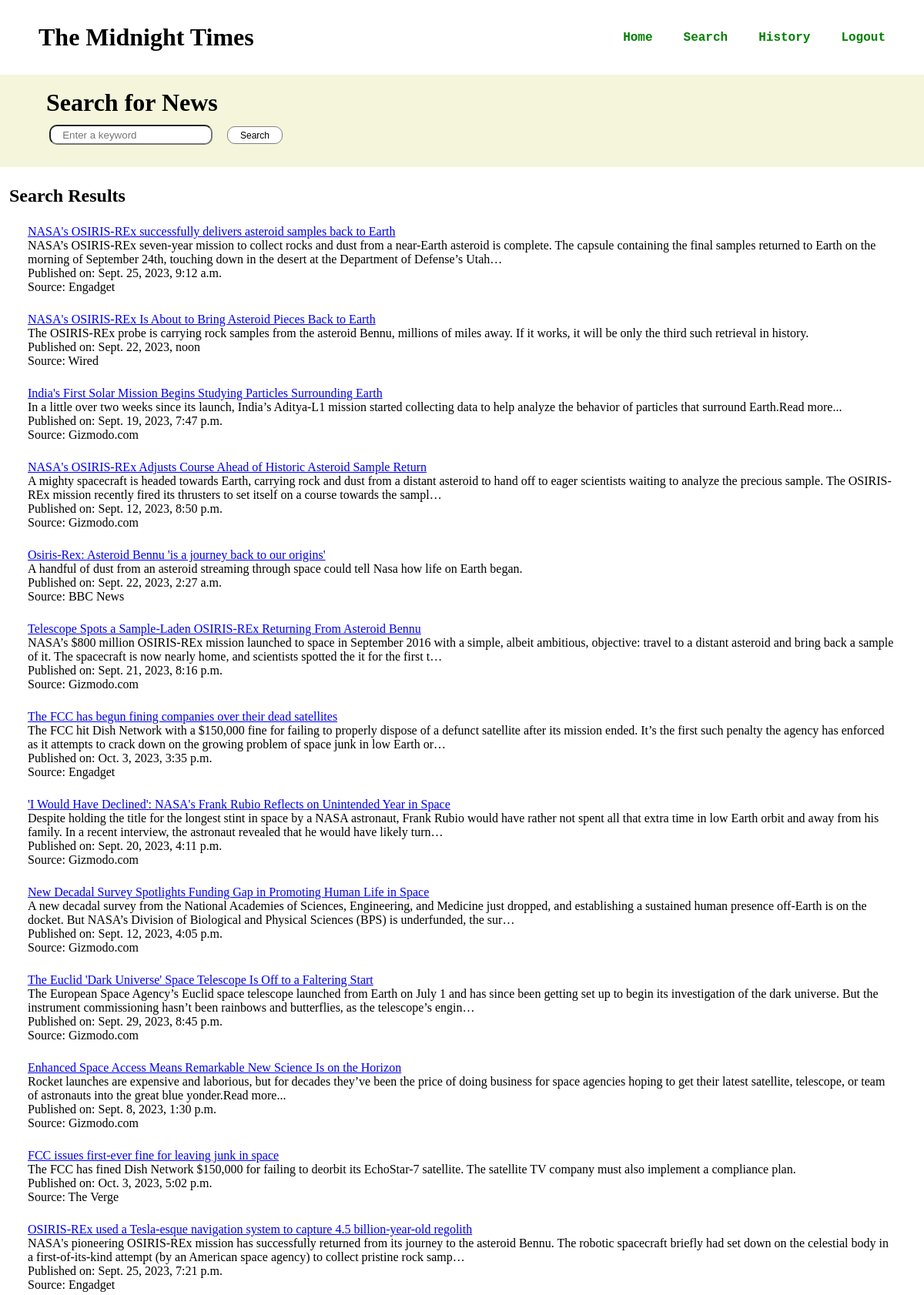
Page /search/3/ (signed in, upper part) on the committed database.
### searchapp/models.py (models this page shows, shortened)
class SearchResult(models.Model):
    query = models.ForeignKey(SearchQuery, on_delete=models.CASCADE)
    title = models.CharField(max_length=255)
    description = models.TextField()
    publishedAt = models.DateTimeField()
    source_name = models.CharField(max_length=255)
    source_category = models.CharField(max_length=255)
    source_language = models.CharField(max_length=10)
    source_url = models.URLField()

### searchapp/views.py (the view)
# urls.py: path('search/', views.search, name='search'),
@login_required(login_url='login')
def search(request, query_id=None):
    if request.method == 'POST':
        form = SearchForm(request.POST)
        if form.is_valid():
            query_text = form.cleaned_data['query']
            user = request.user
            recent_search = check_recent_search(query_text, user)
            if not recent_search:
                search_results = perform_search(query_text)
                search_query = SearchQuery(query=query_text, user=user)
                search_query.save()
                for result in search_results:
                    search_result = SearchResult(
                        query=search_query,
                        title=result['title'],
                        description=result['description'],
                        publishedAt=result['publishedAt'],
                        source_name=result['source']['name'],
                        source_category=result['source'].get('category', ''),
                        source_language=result['source'].get('language', ''),
                        source_url=result['url']
                    )
                    search_result.save()
                    result['source_url'] = result['url']
                    result['source_name'] = result['source']['name']
                return render(request, 'searchapp/search.html', {'search_results': search_results, 'search_query_id': query_id})
            else:
                search_results = SearchResult.objects.filter(query=recent_search)
                message = "You've made this query recently. Here are the results from your previous search:"
                return render(request, 'searchapp/search.html', {'search_results': search_results, 'message': message})
    elif query_id:
        search_query = get_object_or_404(SearchQuery, pk=query_id, user=request.user)
        search_results = SearchResult.objects.filter(query=search_query)
        return render(request, 'searchapp/search.html', {'search_results': search_results, 'search_query': search_query})
    else:
        form = SearchForm()
    return render(request, 'searchapp/search.html', {'form': form})

### searchapp/templates/searchapp/search.html (shortened to what this page needs)
{% extends 'base.html' %}
{% block content %}
    <div>
        <div id="searchform">
            <h1>Search for News</h1>
            <form method="post">
                <input type="text" name="query" placeholder="Enter a keyword">
                <button type="submit">Search</button>
            </form>
        </div>
    <div class="search-results">
        {% if search_results %}
            <h2>Search Results</h2>
            <ul class="searchlist">
                {% for result in search_results %}
                    <li id="listitem">
                        <a href="{{ result.source_url }}" target="_blank">{{ result.title }}</a>
                        <p>{{ result.description }}</p>
                        <p>Published on: {{ result.publishedAt }}</p>
                        <p>Source: {{ result.source_name }}</p>
                    </li>
                {% endfor %}
            </ul>
        {% endif %}
    </div>
    </div>
{% endblock %}

### searchapp/static/news_search/css/base.css (style rules this page uses)
* { margin: 0; padding: 0; box-sizing: border-box; }
html, body { width: 100%; height: 100%; }
#searchform { width: 100%; background-color: beige; padding: 1.5vw 5vw; }
#searchform input { margin: .3vw; padding: .3vw 1.3vw; border-radius: 10px; }
.search-results { padding: 2vw 1vw; }
#searchform button { margin: 1vw; padding: .3vw 1.3vw; border-radius: 10px; border: 1px solid gray; background-color: white; font-size: 1vw; font-weight: 500; }
.searchlist { padding: 1vw; }
#listitem { border-radius: 5px; box-shadow: inset; padding: 1vw; list-style: none; }

### rows in the picture
SearchResult: title "NASA's OSIRIS-REx successfully delivers asteroid samples back to Earth", description "NASA’s OSIRIS-REx seven-year mission to collect rocks and dust from a near-Earth asteroid is complete. The capsule containing the final samples returned to Earth on the morning of September 24th, touching down in the desert at the Department of Defense’s Utah…", publishedAt "Sept. 25, 2023, 9:12 a.m.", source_name "Engadget"
SearchResult: title "NASA's OSIRIS-REx Is About to Bring Asteroid Pieces Back to Earth", description "The OSIRIS-REx probe is carrying rock samples from the asteroid Bennu, millions of miles away. If it works, it will be only the third such retrieval in history.", publishedAt "Sept. 22, 2023, noon", source_name "Wired"
SearchResult: title "India's First Solar Mission Begins Studying Particles Surrounding Earth", description "In a little over two weeks since its launch, India’s Aditya-L1 mission started collecting data to help analyze the behavior of particles that surround Earth.Read more...", publishedAt "Sept. 19, 2023, 7:47 p.m.", source_name "Gizmodo.com"
SearchResult: title "NASA's OSIRIS-REx Adjusts Course Ahead of Historic Asteroid Sample Return", description "A mighty spacecraft is headed towards Earth, carrying rock and dust from a distant asteroid to hand off to eager scientists waiting to analyze the precious sample. The OSIRIS-REx mission recently fired its thrusters to set itself on a course towards the sampl…", publishedAt "Sept. 12, 2023, 8:50 p.m.", source_name "Gizmodo.com"
SearchResult: title "Osiris-Rex: Asteroid Bennu 'is a journey back to our origins'", description "A handful of dust from an asteroid streaming through space could tell Nasa how life on Earth began.", publishedAt "Sept. 22, 2023, 2:27 a.m.", source_name "BBC News"
SearchResult: title "Telescope Spots a Sample-Laden OSIRIS-REx Returning From Asteroid Bennu", description "NASA’s $800 million OSIRIS-REx mission launched to space in September 2016 with a simple, albeit ambitious, objective: travel to a distant asteroid and bring back a sample of it. The spacecraft is now nearly home, and scientists spotted the it for the first t…", publishedAt "Sept. 21, 2023, 8:16 p.m.", source_name "Gizmodo.com"
SearchResult: title "The FCC has begun fining companies over their dead satellites", description "The FCC hit Dish Network with a $150,000 fine for failing to properly dispose of a defunct satellite after its mission ended. It’s the first such penalty the agency has enforced as it attempts to crack down on the growing problem of space junk in low Earth or…", publishedAt "Oct. 3, 2023, 3:35 p.m.", source_name "Engadget"
SearchResult: title "'I Would Have Declined': NASA's Frank Rubio Reflects on Unintended Year in Space", description "Despite holding the title for the longest stint in space by a NASA astronaut, Frank Rubio would have rather not spent all that extra time in low Earth orbit and away from his family. In a recent interview, the astronaut revealed that he would have likely turn…", publishedAt "Sept. 20, 2023, 4:11 p.m.", source_name "Gizmodo.com"
SearchResult: title "New Decadal Survey Spotlights Funding Gap in Promoting Human Life in Space", description "A new decadal survey from the National Academies of Sciences, Engineering, and Medicine just dropped, and establishing a sustained human presence off-Earth is on the docket. But NASA’s Division of Biological and Physical Sciences (BPS) is underfunded, the sur…", publishedAt "Sept. 12, 2023, 4:05 p.m.", source_name "Gizmodo.com"
SearchResult: title "The Euclid 'Dark Universe' Space Telescope Is Off to a Faltering Start", description "The European Space Agency’s Euclid space telescope launched from Earth on July 1 and has since been getting set up to begin its investigation of the dark universe. But the instrument commissioning hasn’t been rainbows and butterflies, as the telescope’s engin…", publishedAt "Sept. 29, 2023, 8:45 p.m.", source_name "Gizmodo.com"
SearchResult: title "Enhanced Space Access Means Remarkable New Science Is on the Horizon", description "Rocket launches are expensive and laborious, but for decades they’ve been the price of doing business for space agencies hoping to get their latest satellite, telescope, or team of astronauts into the great blue yonder.Read more...", publishedAt "Sept. 8, 2023, 1:30 p.m.", source_name "Gizmodo.com"
SearchResult: title "FCC issues first-ever fine for leaving junk in space", description "The FCC has fined Dish Network $150,000 for failing to deorbit its EchoStar-7 satellite. The satellite TV company must also implement a compliance plan.", publishedAt "Oct. 3, 2023, 5:02 p.m.", source_name "The Verge"
SearchResult: title "OSIRIS-REx used a Tesla-esque navigation system to capture 4.5 billion-year-old regolith", description "NASA's pioneering OSIRIS-REx mission has successfully returned from its journey to the asteroid Bennu. The robotic spacecraft briefly had set down on the celestial body in a first-of-its-kind attempt (by an American space agency) to collect pristine rock samp…", publishedAt "Sept. 25, 2023, 7:21 p.m.", source_name "Engadget"
